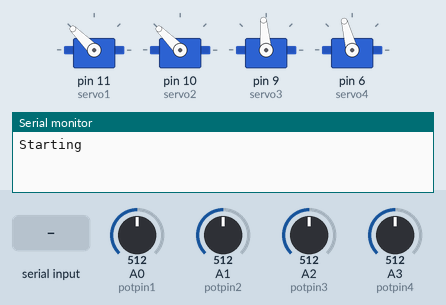
Simulated run of this sketch. Board: Arduino Leonardo, built with avr-gcc and run on an emulated ATmega32U4. Shown: 4 × servo, the last lines printed to the serial monitor. The test bench sets the inputs (shaded band); at power-on: A2 (potpin3) = 512, A1 (potpin2) = 512, A3 (potpin4) = 512, A0 (potpin1) = 512. EEPROM starts erased.

Above: at 8.0 s.
8.1 s: "m90\n" received over Serial
12.7 s: A2 (potpin3) set to 716
At 14.1 s:
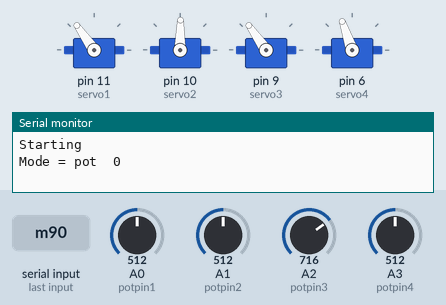
17.3 s: A1 (potpin2) set to 716
At 18.2 s:
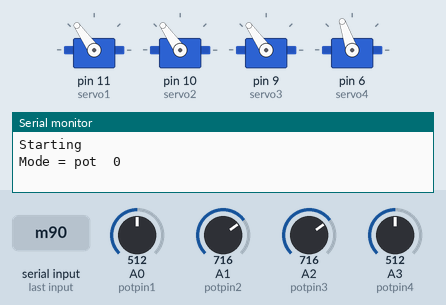
21.9 s: A3 (potpin4) set to 716
At 23.2 s:
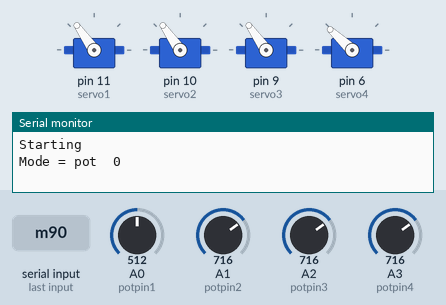
26.5 s: A0 (potpin1) set to 306
At 27.8 s:
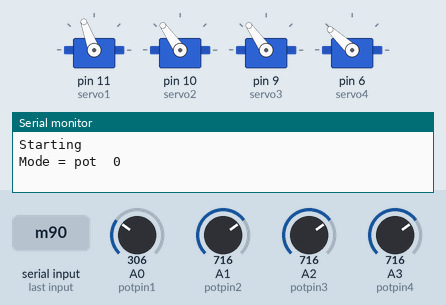
31.1 s: "o" received over Serial
At 33.8 s:
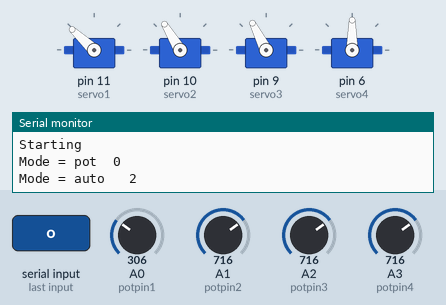
Timing chart, 0 to 36.7 s (numbered marks = the images above; inputs shaded):
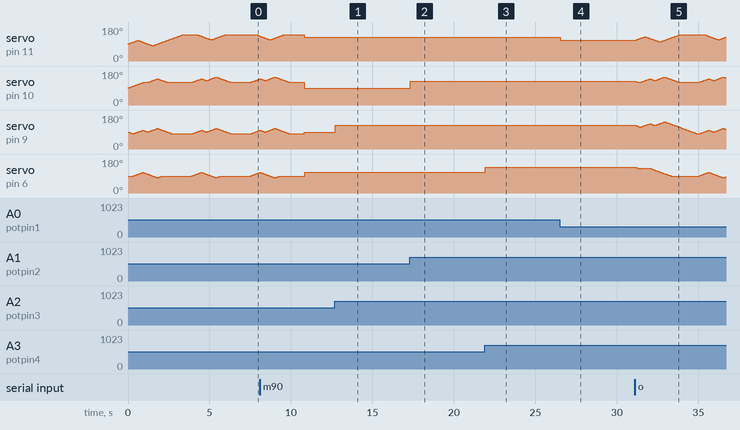

The sketch:

Me.ino
```cpp
#include "VarSpeedServo.h"
#include <EEPROM.h>


VarSpeedServo servo1;
VarSpeedServo servo2;
VarSpeedServo servo3;
VarSpeedServo servo4;

int potpin1 = 0;//定义爪舵机电位器为A0口
int potpin2 = 1;//定义小臂舵机电位器为A1口
int potpin3 = 2;//定义大臂舵机电位器为A2口
int potpin4 = 3;//定义转盘舵机电位器为A3口

int langkah[7][4]={{140,120,80,90},
                   {-1,150,150,130},
                   {80,-1,-1,-1},
                   {-1,120,90,70},
                   {-1,150,150,-1},
                   {140,-1,-1,-1},
                   {140,120,80,90}};

int val1;
int val2;
int val3;
int val4;
int i,j;

byte  mode=2 ;
void setup()
{

  servo1.attach(11);
  servo2.attach(10);
  servo3.attach(9);
  servo4.attach(6);


  Serial.begin(9600);
  Serial.println("Starting");
}
void loop()
{
  static int v = 0;
  static int s1 = 0;
  static int s2 = 0;
  static int s3 = 0;
  static int s4 = 0;

  if ( Serial.available())

  {

    char ch = Serial.read();
    switch(ch) {
    case '0'...'9':
      v = v * 10 + ch - '0';

      break;
    case 'a':
      {
        if(mode==1)
          servo1.write(v,10);
      }
      v = 0;
      break;
    case 'b':
      {
        if(mode==1)
          servo2.write(v,10);
      }
      v = 0;
      break;
    case 'c':

      {
        if(mode==1)
          servo3.write(v,10);

      }
      v = 0;
      break;
    case 'd':
      {
        if(mode==1)
          servo4.write(v,10);

      }
      v = 0;
      break;


    case 'm':
      {

        Serial.print("Mode = pot  ");
        EEPROM.write( 1001, 0);
        mode = EEPROM.read(1001);
        Serial.println(mode);
      }
      break;
      v = 0;

    case 'n':
      {

        Serial.print("Mode = pc   ");
        EEPROM.write( 1001, 1);
        mode = EEPROM.read(1001);
        Serial.println(mode);
      }
      break;
      v = 0;
    case 'o':
      {

        Serial.print("Mode = auto   ");
        EEPROM.write( 1001, 2);
        mode = EEPROM.read(1001);
        Serial.println(mode);
      }
      break;
      v = 0;

    }
  }

  if(mode==2)
  {

    for( i=0;i<7;i++) {
      for( j=0;j<4;j++) {
        if (langkah[i][j]>0)
           switch(j){
            case 0: servo1.write(langkah[i][j],20);break;
            case 1: servo2.write(langkah[i][j],20);break;
            case 2: servo3.write(langkah[i][j],20);break;
            case 3: servo4.write(langkah[i][j],20);break;
           }
      }
      delay(300);
    }
    delay(1500);


  }

  if(mode==0)

  {
    /////爪舵机控制///////
    val1 = analogRead(potpin1);
    val1 = map (val1, 0, 1023, 90, 160);
    servo1.write(val1);
    delay(10);


    //////小臂舵机控制///////
    val2 = analogRead(potpin2);
    val2 = map (val2, 0, 1023, 0, 179);
    servo2.write(val2);
    delay(10);

    //////大臂舵机控制///////
    val3 = analogRead(potpin3);
    val3 = map (val3, 0, 1023, 0, 179);
    servo3.write(val3);
    delay(10);

    //////爪舵机控制///////
    val4 = analogRead(potpin4);
    val4 = map (val4, 0, 1023, 40, 179);
    servo4.write(val4);
    delay(10);
  }


}
```

Measured:
- after the input at 12.7 s, servo on pin 9 (servo3): 89° → 125° at once
- after the input at 17.3 s, servo on pin 10 (servo2): 89° → 125° at once
- after the input at 21.9 s, servo on pin 6 (servo4): 109° → 137° at once
- after the input at 26.5 s, servo on pin 11 (servo1): 125° → 110° at once
